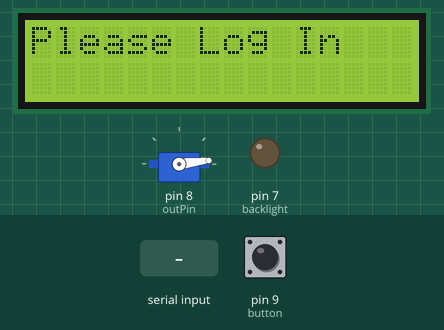
Simulated run of this sketch. Board: Arduino Uno, built with avr-gcc and run on an emulated ATmega328P. On the bench: servo, 16×2 character LCD, output pins drawn as LEDs (lit = HIGH). The inputs (shaded band) are chosen by the test bench; at power-on: pin 9 (button) LOW. What the sketch prints to the serial monitor is not drawn.

Above: at 5.7 s.
7.7 s: "1" received over Serial
At 8.6 s:
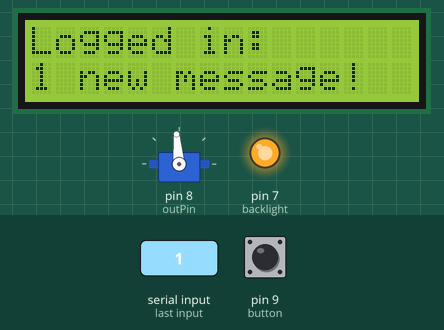
10.7 s: "No" received over Serial
At 12.2 s:
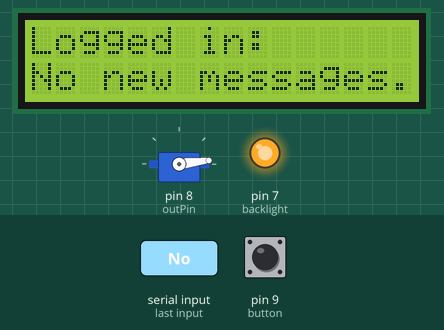
13.7 s: "Log out" received over Serial
At 15.3 s:
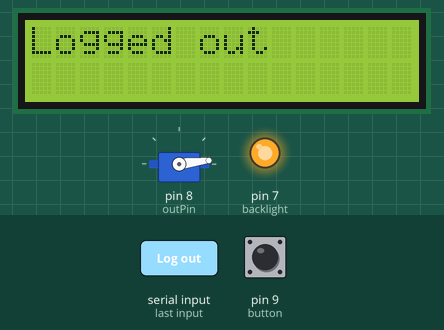
Timing chart, 0 to 22.7 s (numbered marks = the images above; inputs shaded):
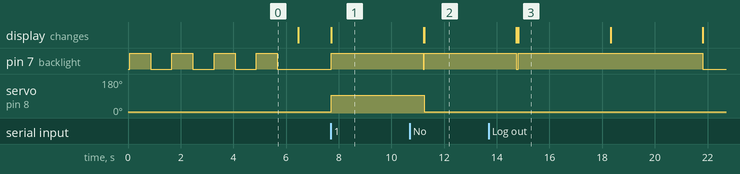

Measured:
- after the input at 7.7 s, pin 7 (backlight): LOW → HIGH at once; servo on pin 8 (outPin): 7° → 95° at once; the display: changes at once (image 1)
- after the input at 10.7 s, servo on pin 8 (outPin): 95° → 7° after 0.54 s; the display: first differs from a run without the input after 0.54 s (image 2)
- after the input at 13.7 s, the display: first differs from a run without the input after 1.1 s (image 3)

The sketch:

gcheck2.ino
```cpp
#include <Servo.h>
#include <LiquidCrystal.h>
LiquidCrystal lcd(12, 11, 5, 4, 3, 2);
int outPin = 8;
int up = 95;
int down = 7;
int backlight = 7;
Servo flag;
String readString = "";
String previousString;
String user = "Logged in";
String previousUser = "Logged in";

int button = 9;
boolean currentButton = LOW;

String line1 = "";
String line2 = "";

void setup()
{
  pinMode(button, INPUT);
  line1 = "Please Log In";
  int bl_delay = 800;
  Serial.begin(9600);
  Serial.flush();
  flag.attach(outPin);
  flag.write(down);
  pinMode(backlight, OUTPUT);
  lcd.begin(16, 2);
  lcd.setCursor(0,0);
  lcd.print(line1);

  for (int i = 0; i < 4; i++)
    {
      digitalWrite(backlight, HIGH);
      delay(bl_delay);
      digitalWrite(backlight, LOW);
      delay(bl_delay);
    }

  lcd.clear();
  }

void loop()

{
  int bl_delay = 3500;
  while (Serial.available())
  {
     delay(10);
     char c = Serial.read();

      if (c == ',')
      {
        break;
      }

      if (c == '>')
      {
        user = readString;
        readString = "";
        Serial.println(user);
        break;
      }
       readString += c;
  }


  if (digitalRead(button) == HIGH)
  {
    delay(60);
    if (digitalRead(button) == HIGH)
    {
      currentButton = HIGH;
     }
  }

  if (currentButton == HIGH)
  {
    lcd.setCursor(0,0);
    lcd.print(line1);
    lcd.setCursor(0,1);
    lcd.print(line2);
    digitalWrite(backlight, HIGH);
    currentButton = LOW;
    delay(5000);
    digitalWrite(backlight, LOW);
    lcd.clear();
  }


  if(readString.length() > 0)
  {
    Serial.print(readString);

    // Handles a strange glitch where the string will sometimes be read as "No" and sometimes read as "N" and then "o".
    if (readString.charAt(0) == 'N' || readString.charAt(0) == 'o')
    {
      readString = "No";
    }

    if (readString == "No")
    {
      Serial.println(" new messages.");
      flag.write(down);
      line1 = user + ":";
      line2 = readString + " new messages.";
    }


    else if (readString == "One more")
    {
      Serial.println(" new message!");
      flag.write(down);
      delay(700);
      flag.write(up);
     }


     else if (readString == "1")
     {
       flag.write(up);
       Serial.println(" new message!");
       line1 = user + ":";
       line2 = readString + " new message!";
      }


       else if (readString == "Log out")
       {
         flag.write(down);
         lcd.clear();
         lcd.print("Logged out");
         digitalWrite(backlight, HIGH);
         delay(bl_delay);
         lcd.clear();
         line1 = "Please Log In";
         line2 = "";
        }

        else
        {
          flag.write(up);
          Serial.println(" new messages!");
          line1 = user + ":";
          line2 = readString + " new messages!";
         }


        if (previousString != readString  && readString != "One more")
        {
          lcd.setCursor(0,0);
          lcd.print(line1);
          lcd.setCursor(0,1);
          lcd.print(line2);
          digitalWrite(backlight, HIGH);
          delay(bl_delay);
          digitalWrite(backlight, LOW);
          lcd.clear();
          previousString = readString;
        }


        if (previousUser != user )
        {
          lcd.setCursor(0,0);
          lcd.print(line1);
          lcd.setCursor(0,1);
          lcd.print(line2);
          digitalWrite(backlight, HIGH);
          delay(bl_delay);
          digitalWrite(backlight, LOW);
          lcd.clear();
          previousUser = user;
        }

        readString = "";
      }
  }
```
